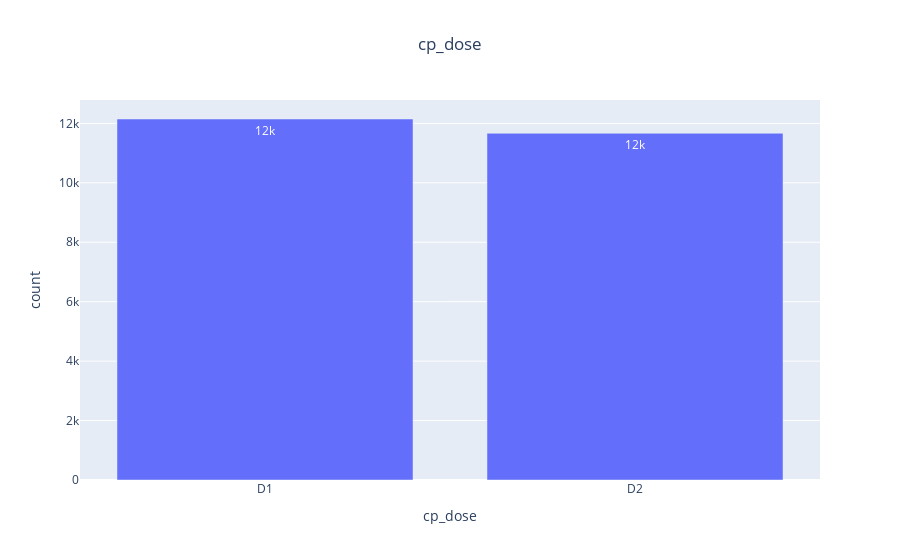

Here is the notebook cell this chart was saved with:
### Markdown cell above
##### Duration distribution

### Code cell
dose_group = train_features.groupby(['cp_dose'])['sig_id'].count().reset_index()

dose_group.columns = [
    'cp_dose', 
    'count'
]

does_plot = px.bar(
    dose_group, 
    x='cp_dose', 
    y="count",
    orientation='v',
    title='cp_dose',
    text_auto='.2s'
)

does_plot.update_layout(title_x=0.5)

does_plot.show()

### Figure 1 — Plotly figure (JSON) as saved in the notebook; plotly's stock layout.template omitted (floating-point values rounded to 4 significant figures)
{"data": [{"alignmentgroup": "True", "hovertemplate": "cp_dose=%{x}<br>count=%{y}<extra></extra>", "legendgroup": "", "marker": {"color": "#636efa", "pattern": {"shape": ""}}, "name": "", "offsetgroup": "", "orientation": "v", "showlegend": false, "textposition": "auto", "texttemplate": "%{y:.2s}", "type": "bar", "x": ["D1", "D2"], "xaxis": "x", "y": [12147, 11667], "yaxis": "y"}], "layout": {"barmode": "relative", "legend": {"tracegroupgap": 0}, "title": {"text": "cp_dose", "x": 0.5}, "xaxis": {"anchor": "y", "domain": [0, 1], "title": {"text": "cp_dose"}}, "yaxis": {"anchor": "x", "domain": [0, 1], "title": {"text": "count"}}}}
